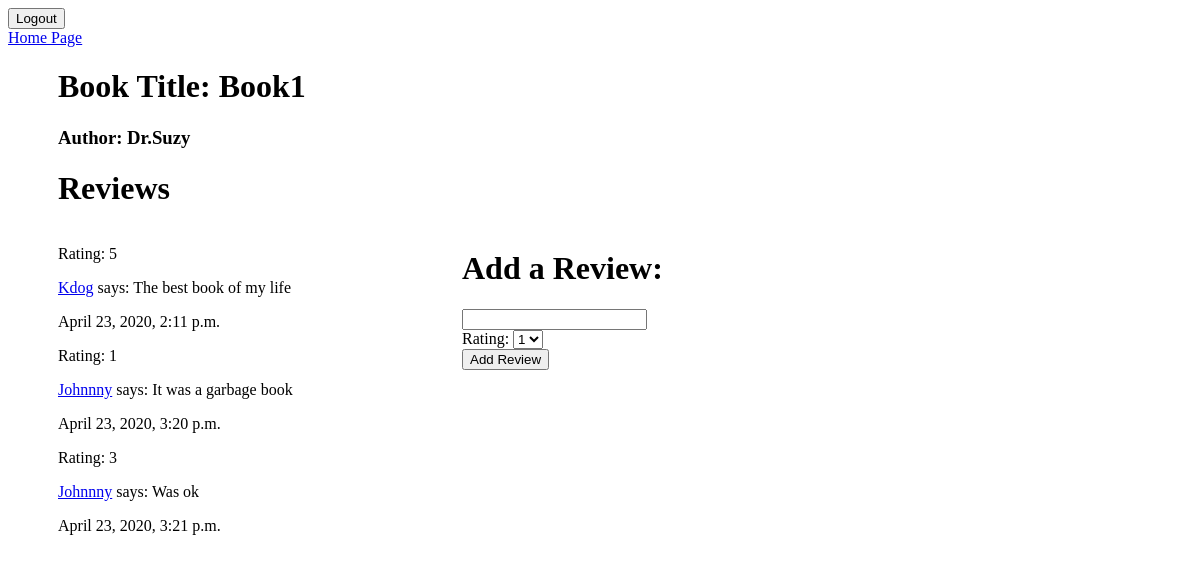
/one_book/1 (signed in), run on the app's committed database.
### main_app/models.py (models this page shows)
class Book(models.Model):
    title= models.CharField(max_length=255)
    author = models.ForeignKey(Author, related_name='authors', on_delete=models.CASCADE)
    created_at= models.DateTimeField(auto_now_add=True)
    updated_at= models.DateTimeField(auto_now=True)

class Author(models.Model):
    name= models.CharField(max_length=255)
    created_at= models.DateTimeField(auto_now_add=True)
    updated_at= models.DateTimeField(auto_now=True)

class Review(models.Model):
    comment= models.CharField(max_length=455)
    rating= models.IntegerField()
    user= models.ForeignKey(User, related_name='users', on_delete=models.CASCADE)
    book = models.ForeignKey(Book, related_name='books', on_delete=models.CASCADE)
    created_at= models.DateTimeField(auto_now_add=True)
    updated_at= models.DateTimeField(auto_now=True)

class User(models.Model):
    name= models.CharField(max_length=255)
    user_name= models.CharField(max_length=255)
    email= models.CharField(max_length=255)
    password= models.CharField(max_length=255)
    created_at= models.DateTimeField(auto_now_add=True)
    updated_at= models.DateTimeField(auto_now=True)
    objects = ShowManager()

### main_app/views.py (the view)
# urls.py: path('one_book/<int:this_book_id>', views.one_book),
def one_book(request, this_book_id):
    if 'user_id' not in request.session:
        return redirect('/')
    user = User.objects.get(id=request.session['user_id'])
    book = Book.objects.get(id=this_book_id)
    author = book.author.name
    review = book.books.all()
    context = {
        'book' : book,
        'author' : author,
        'review' : review,
        'user' : user,
    }
    return render(request, 'one_book.html', context)

### main_app/templates/one_book.html (shortened to what this page needs)
<!DOCTYPE html>
<html lang="en">
<head>
</head>
<body>
    <form action="/logout">
        <button>Logout</button>
    </form>
    <a href='/all_books/{{ user.id }}'>Home Page</a>
    <h1 id='title'>Book Title: {{ book.title }}</h1>
    <h3>Author: {{ author }}</h3>
    <h1 id='review_title'>Reviews</h1>
    <div id='reviews'>
        {% for info in review %}
        <p>Rating: {{ info.rating }}</p>
        <p><a href="/">{{info.user.user_name}}</a> says: {{info.comment}}</p>
        <p>{{ info.created_at }}</p>
        {% endfor %}
    </div>
    <div id='update'>
        <h1>Add a Review:</h1>
        <form action="/add_review" method='POST'>
        <input type="text" name='comment'> <br>
        <label for="rating">Rating:</label>
        <select name="rating" id="rating">
            <option value="1">1</option>
        </select> <br>
        <button>Add Review</button>
        </form>
    </div>
</body>
</html>

### main_app/templates/one_book.html (style rules this page uses)
#reviews { display: inline-block; width: 400px; margin-left: 50px; }
#update { display: inline-block; width: 400px; vertical-align: top; }
h3 { margin-left: 50px; }
#title { margin-left: 50px; }
#review_title { margin-left: 50px; }

### data on the page
Book: title "Book1"
Author: name "Dr.Suzy"
Review: rating "5", user.user_name "Kdog", comment "The best book of my life", created_at "April 23, 2020, 2:11 p.m."
Review: rating "1", user.user_name "Johnnny", comment "It was a garbage book", created_at "April 23, 2020, 3:20 p.m."
Review: rating "3", user.user_name "Johnnny", comment "Was ok", created_at "April 23, 2020, 3:21 p.m."
